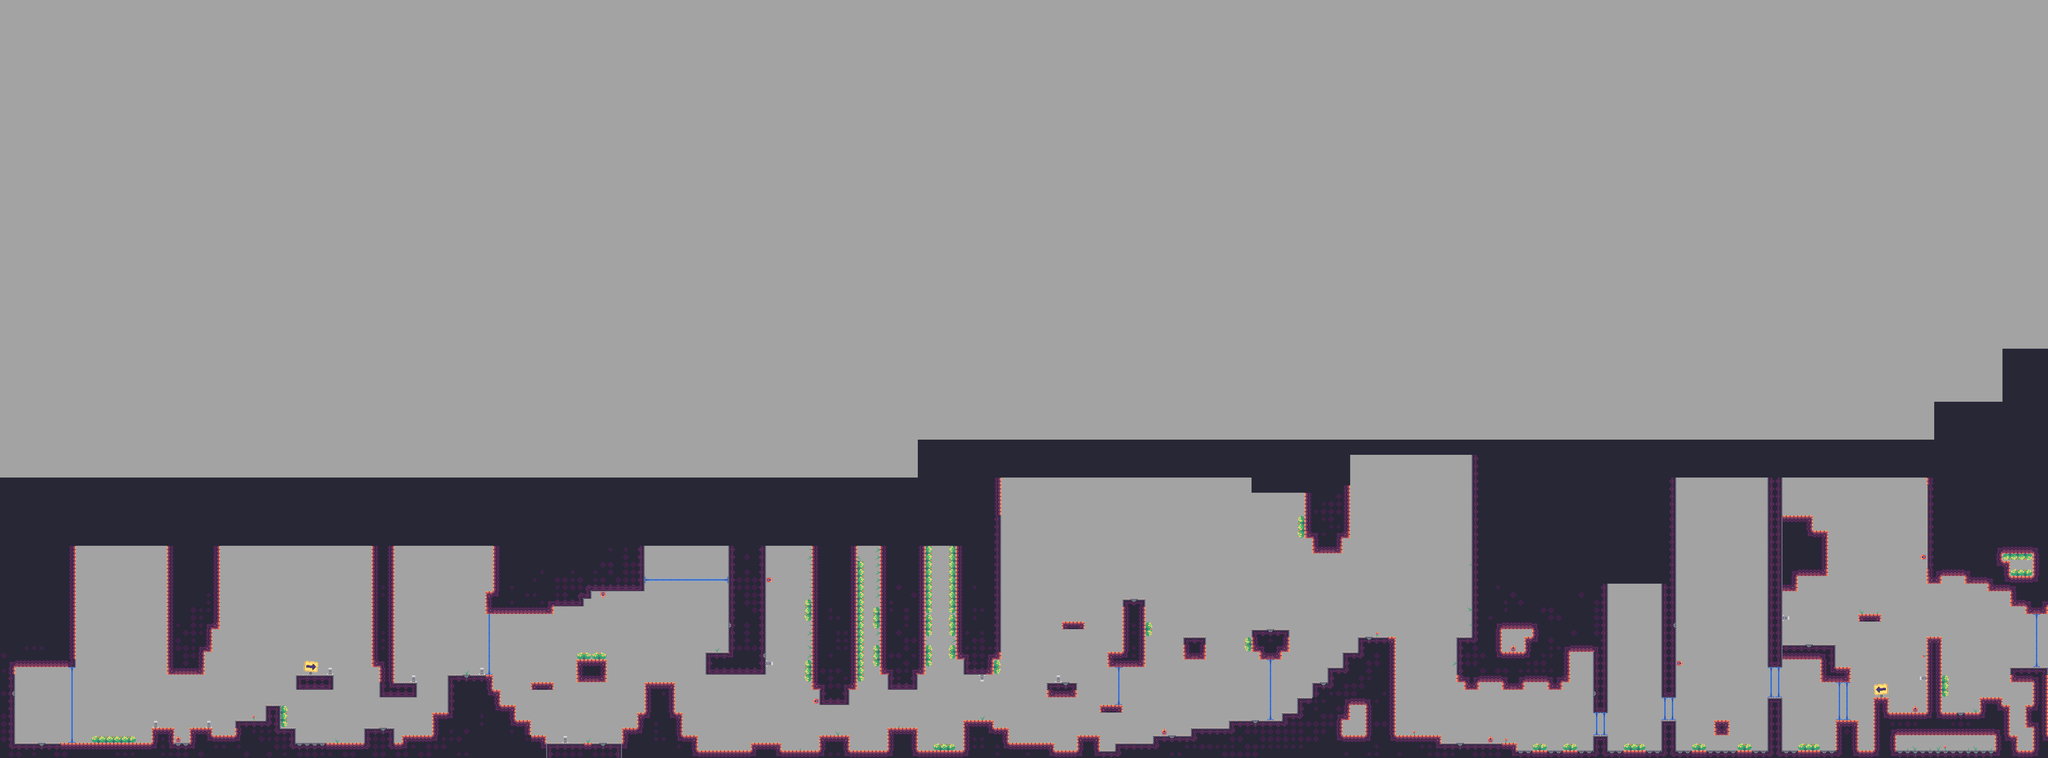

This is a level from a 2D game, rendered from its Tiled map with the project's own tilesets. A one-line summary and the map file follow, with tile-layer data summarised:
An orthogonal 270x100 tile map with 16x16 px tiles, 1 tile layer (Ground), 2 tilesets and 55 objects (43x collect, 6x portal, 5x enemy, p_respawn).

<map version="1.4" tiledversion="1.4.2" orientation="orthogonal" renderorder="right-down" compressionlevel="0" width="270" height="100" tilewidth="16" tileheight="16" infinite="0" backgroundcolor="#a3a3a3" nextlayerid="30" nextobjectid="324">
 <tileset firstgid="1" name="tesla_tileset" tilewidth="16" tileheight="16" tilecount="99" columns="11">
  <image source="../../assets/tilesets/tesla_tileset.png" width="176" height="144" />
  <tile id="0">
   <properties>
    <property name="collides" type="bool" value="true" />
   </properties>
  </tile>
  <tile id="1">
   <properties>
    <property name="collides" type="bool" value="true" />
   </properties>
  </tile>
  <tile id="2">
   <properties>
    <property name="collides" type="bool" value="true" />
   </properties>
  </tile>
  <tile id="3">
   <properties>
    <property name="collides" type="bool" value="true" />
   </properties>
  </tile>
  <tile id="4">
   <properties>
    <property name="collides" type="bool" value="false" />
   </properties>
  </tile>
  <tile id="5">
   <properties>
    <property name="collides" type="bool" value="false" />
   </properties>
  </tile>
  <tile id="6">
   <properties>
    <property name="collides" type="bool" value="false" />
   </properties>
  </tile>
  <tile id="7">
   <properties>
    <property name="collides" type="bool" value="false" />
   </properties>
  </tile>
  <tile id="11">
   <properties>
    <property name="collides" type="bool" value="true" />
   </properties>
  </tile>
  <tile id="12">
   <properties>
    <property name="collides" type="bool" value="true" />
   </properties>
  </tile>
  <tile id="13">
   <properties>
    <property name="collides" type="bool" value="true" />
   </properties>
  </tile>
  <tile id="14">
   <properties>
    <property name="collides" type="bool" value="true" />
   </properties>
  </tile>
  <tile id="15">
   <properties>
    <property name="collides" type="bool" value="true" />
   </properties>
  </tile>
  <tile id="16">
   <properties>
    <property name="collides" type="bool" value="false" />
   </properties>
  </tile>
  <tile id="17">
   <properties>
    <property name="collides" type="bool" value="false" />
   </properties>
  </tile>
  <tile id="18">
   <properties>
    <property name="collides" type="bool" value="false" />
   </properties>
  </tile>
  <tile id="22">
   <properties>
    <property name="collides" type="bool" value="true" />
   </properties>
  </tile>
  <tile id="23">
   <properties>
    <property name="collides" type="bool" value="true" />
   </properties>
  </tile>
  <tile id="24">
   <properties>
    <property name="collides" type="bool" value="true" />
   </properties>
  </tile>
  <tile id="25">
   <properties>
    <property name="collides" type="bool" value="true" />
   </properties>
  </tile>
  <tile id="26">
   <properties>
    <property name="collides" type="bool" value="true" />
   </properties>
  </tile>
  <tile id="27">
   <properties>
    <property name="collides" type="bool" value="false" />
   </properties>
  </tile>
  <tile id="28">
   <properties>
    <property name="collides" type="bool" value="false" />
   </properties>
  </tile>
  <tile id="29">
   <properties>
    <property name="collides" type="bool" value="false" />
   </properties>
  </tile>
  <tile id="33">
   <properties>
    <property name="collides" type="bool" value="true" />
   </properties>
  </tile>
  <tile id="34">
   <properties>
    <property name="collides" type="bool" value="true" />
   </properties>
  </tile>
  <tile id="35">
   <properties>
    <property name="collides" type="bool" value="true" />
   </properties>
  </tile>
  <tile id="36">
   <properties>
    <property name="collides" type="bool" value="true" />
   </properties>
  </tile>
  <tile id="37">
   <properties>
    <property name="collides" type="bool" value="false" />
   </properties>
  </tile>
  <tile id="38">
   <properties>
    <property name="collides" type="bool" value="false" />
   </properties>
  </tile>
  <tile id="39">
   <properties>
    <property name="collides" type="bool" value="false" />
   </properties>
  </tile>
  <tile id="40">
   <properties>
    <property name="collides" type="bool" value="false" />
   </properties>
  </tile>
 </tileset>
 <tileset firstgid="100" name="enemies" tilewidth="48" tileheight="48" tilecount="4" columns="0">
  <grid orientation="orthogonal" width="1" height="1" />
  <tile id="0">
   <image width="48" height="48" source="templates/enemies/assets/cannon.png" />
  </tile>
  <tile id="1">
   <image width="48" height="48" source="templates/enemies/assets/coil.png" />
  </tile>
  <tile id="2">
   <image width="48" height="48" source="templates/enemies/assets/legs.png" />
  </tile>
  <tile id="3">
   <image width="48" height="48" source="templates/enemies/assets/vroomba.png" />
  </tile>
 </tileset>
 <layer id="29" name="Ground" width="270" height="100">
  <data>[27000 cells, 5382 non-empty, 31 distinct tile ids]</data>
 </layer>
 <objectgroup id="10" name="Enemies">
  <object id="146" name="coil" type="enemy" gid="101" x="227.667" y="1362" width="48" height="48">
   <properties>
    <property name="dir_x" type="int" value="1" />
    <property name="dir_y" type="int" value="0" />
   </properties>
  </object>
  <object id="147" name="coil" type="enemy" gid="101" x="903.333" y="1296" width="48" height="48">
   <properties>
    <property name="dir_x" type="int" value="1" />
    <property name="dir_y" type="int" value="0" />
   </properties>
  </object>
  <object id="148" name="coil" type="enemy" gid="101" x="2498.67" y="1484" width="48" height="48">
   <properties>
    <property name="dir_x" type="int" value="0" />
    <property name="dir_y" type="int" value="1" />
   </properties>
  </object>
  <object id="149" name="coil" type="enemy" gid="101" x="3312" y="1511.33" width="48" height="48">
   <properties>
    <property name="dir_x" type="int" value="0" />
    <property name="dir_y" type="int" value="1" />
   </properties>
  </object>
  <object id="150" name="coil" type="enemy" gid="101" x="3932" y="1210.67" width="48" height="48">
   <properties>
    <property name="dir_x" type="int" value="1" />
    <property name="dir_y" type="int" value="0" />
   </properties>
  </object>
 </objectgroup>
 <objectgroup id="27" name="Powerups" />
 <objectgroup id="13" name="Coins">
  <object id="179" name="coins" type="collect" x="686.405" y="1406.33">
   <point />
  </object>
  <object id="181" name="coins" type="collect" x="800.667" y="1519.33">
   <point />
  </object>
  <object id="182" name="coins" type="collect" x="645.042" y="1406.13">
   <point />
  </object>
  <object id="183" name="coins" type="collect" x="854" y="1422">
   <point />
  </object>
  <object id="184" name="coins" type="collect" x="1364" y="1345.33">
   <point />
  </object>
  <object id="185" name="coins" type="collect" x="1249.33" y="1370">
   <point />
  </object>
  <object id="186" name="coins" type="collect" x="1500.83" y="1367">
   <point />
  </object>
  <object id="187" name="coins" type="collect" x="1833.33" y="1494">
   <point />
  </object>
  <object id="188" name="coins" type="collect" x="1986" y="1465.33">
   <point />
  </object>
  <object id="189" name="coins" type="collect" x="2248" y="1426.67">
   <point />
  </object>
  <object id="190" name="coins" type="collect" x="2263.33" y="1300.67">
   <point />
  </object>
  <object id="191" name="coins" type="collect" x="2392" y="1248">
   <point />
  </object>
  <object id="192" name="coins" type="collect" x="2653.33" y="1282">
   <point />
  </object>
  <object id="193" name="coins" type="collect" x="2680.91" y="1282">
   <point />
  </object>
  </objectgroup>
 <objectgroup id="12" name="Player">
  <!-- 7 objects omitted --></objectgroup>
</map>
<!-- 36 of 55 objects omitted -->
